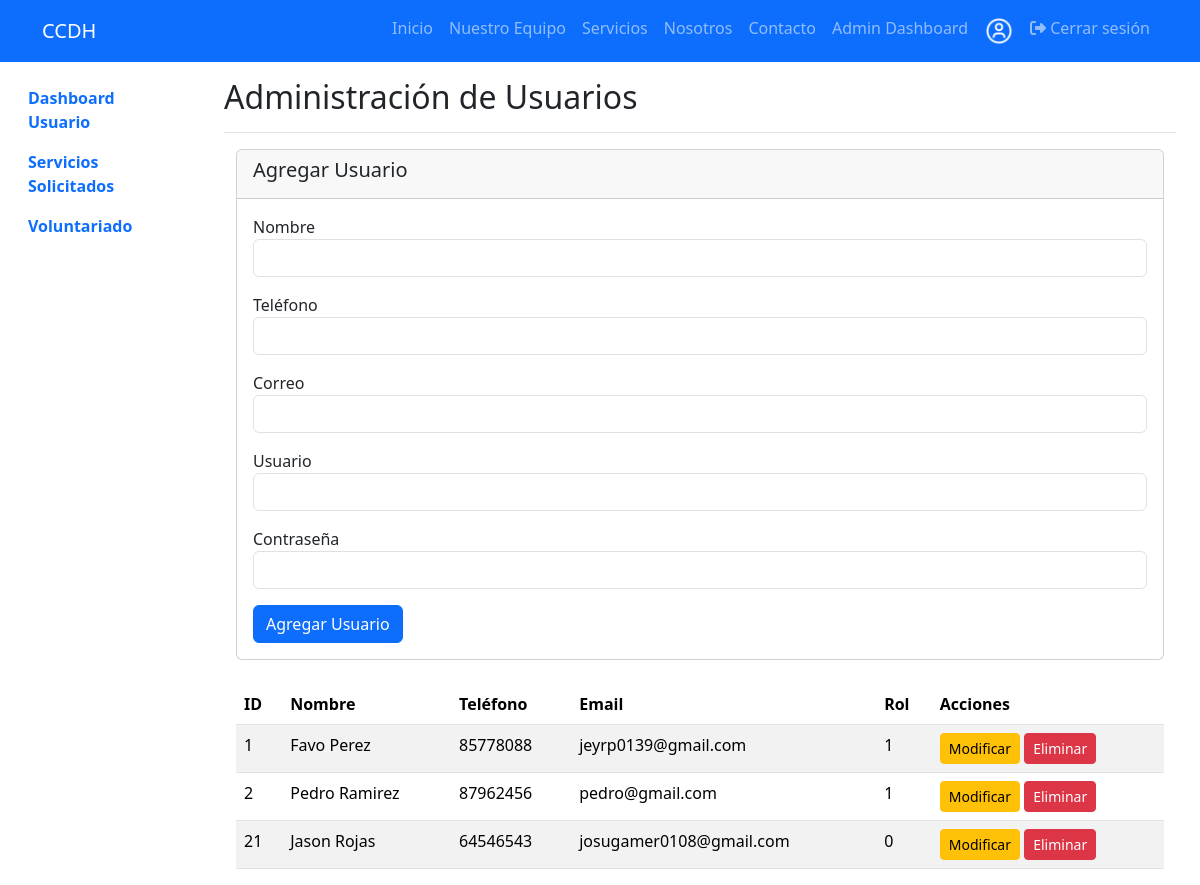
The page /View/administracionUsuario.php (signed in) on the database its author committed.
### tables this page shows
CREATE TABLE `usuarios` (
  `idUsuario` int(11) NOT NULL,
  `usuario` varchar(50) NOT NULL,
  `nombre` varchar(45) NOT NULL,
  `correo` varchar(45) NOT NULL,
  `password` varchar(255) NOT NULL,
  `telefono` varchar(40) NOT NULL,
  `rol` int(10) NOT NULL
);

### config/conexion.php (called while the page is built, shortened)
<?php
class conexionBD {
    private static $host = 'localhost';
    private static $user = 'root';
    private static $password = '';
    private static $db = 'proyectoambiente';
    public static function getConnection() {
        $conn = new mysqli(self::$host, self::$user, self::$password, self::$db);
        return $conn;
    }
    public static function getData($sql) {
        $conn = self::getConnection();
        $result = $conn->query($sql);
        $data = [];
        if ($result) {
            while ($row = $result->fetch_assoc()) {
                $data[] = $row;
            }
        }
        return $data;
    }
}
?>

### Model/UsuarioModel.php (called while the page is built, shortened)
<?php
require_once '../config/conexion.php';
class UsuarioModel {
    public static function obtenerTodos() {
        $sql = "SELECT idUsuario, nombre, telefono, correo, rol FROM usuarios";
        return conexionBD::getData($sql);
    }
}
?>

### Controller/UsuarioController.php (called while the page is built, shortened)
<?php
require_once '../Model/UsuarioModel.php';
class UsuarioController {
    public static function obtenerUsuarios() {
        return UsuarioModel::obtenerTodos();
    }
}
?>

### View/administracionUsuario.php (the view, shortened to what this page needs)
<?php
require_once '../Controller/UsuarioController.php';
$usuarios = UsuarioController::obtenerUsuarios();
?>
<!DOCTYPE html>
<html lang="en">
<head>
    <link href="https://cdnjs.cloudflare.com/ajax/libs/bootstrap/5.3.2/css/bootstrap.min.css" rel="stylesheet">
    <link href="https://cdnjs.cloudflare.com/ajax/libs/font-awesome/6.4.0/css/all.min.css" rel="stylesheet">
    <link rel="stylesheet" href="/View/Assets/css/admin.css">
</head>
<body>
    <?php include '../View/componentes/navbar.php'; ?>
    <div class="container-fluid">
        <div class="row">
            <nav class="col-md-2 d-none d-md-block sidebar py-3">
                <div class="position-sticky">
                    <ul class="nav flex-column">
                        <li class="nav-item">
                            <a class="nav-link active" href="/View/administracionUsuario.php">
                                <span class="bi bi-house"></span> Dashboard Usuario
                            </a>
                        </li>
                        <li class="nav-item">
                            <a class="nav-link" href="../View/crudAsesorias.php">
                                <span class="bi bi-people"></span> Servicios Solicitados
                            </a>
                        </li>
                        <li class="nav-item">
                            <a class="nav-link" href="../View/crudVoluntariado.php">
                                <span class="bi bi-people"></span> Voluntariado
                            </a>
                        </li>
                    </ul>
                </div>
            </nav>
            <main class="col-md-10 ms-sm-auto col-lg-10 px-md-4">
                <div class="d-flex justify-content-between flex-wrap flex-md-nowrap align-items-center pt-3 pb-2 mb-3 border-bottom">
                    <h1 class="h2">Administración de Usuarios</h1>
                </div>
                <div class="container">
                    <div class="card mb-4">
                        <div class="card-header">
                            <h5>Agregar Usuario</h5>
                        </div>
                        <div class="card-body">
                            <form method="POST">
                                <div class="mb-3">
                                    <label for="nombre">Nombre</label>
                                    <input type="text" name="nombre" class="form-control" required>
                                </div>
                                <div class="mb-3">
                                    <label for="telefono">Teléfono</label>
                                    <input type="text" name="telefono" class="form-control" required>
                                </div>
                                <div class="mb-3">
                                    <label for="correo">Correo</label>
                                    <input type="email" name="correo" class="form-control" required>
                                </div>
                                <div class="mb-3">
                                    <label for="usuario">Usuario</label>
                                    <input type="text" name="usuario" class="form-control" required>
                                </div>
                                <div class="mb-3">
                                    <label for="password">Contraseña</label>
                                    <input type="password" name="password" class="form-control" required>
                                </div>
                                <button type="submit" class="btn btn-primary">Agregar Usuario</button>
                            </form>
                        </div>
                    </div>
                    <table class="table table-striped">
                        <thead>
                            <tr>
                                <th>ID</th>
                                <th>Nombre</th>
                                <th>Teléfono</th>
                                <th>Email</th>
                                <th>Rol</th>
                                <th>Acciones</th>
                            </tr>
                        </thead>
                        <tbody>
                            <?php if (!empty($usuarios)): ?>
                                <?php foreach ($usuarios as $usuario): ?>
                                    <tr>
                                        <td><?= htmlspecialchars($usuario['idUsuario']) ?></td>
                                        <td><?= htmlspecialchars($usuario['nombre']) ?></td>
                                        <td><?= htmlspecialchars($usuario['telefono']) ?></td>
                                        <td><?= htmlspecialchars($usuario['correo']) ?></td>
                                        <td><?= htmlspecialchars($usuario['rol']) ?></td>
                                        <td>
                                            <a href="modificarUsuario.php?idUsuario=<?= $usuario['idUsuario'] ?>" class="btn btn-warning btn-sm">Modificar</a>
                                            <form method="POST" class="d-inline">
                                                <button type="submit" class="btn btn-danger btn-sm">Eliminar</button>
                                            </form>
                                        </td>
                                    </tr>
                                <?php endforeach; ?>
                            <?php else: ?>
                                <tr>
                                    <td colspan="6" class="text-center">No se encontraron usuarios.</td>
                                </tr>
                            <?php endif; ?>
                        </tbody>
                    </table>
                </div>
            </main>
        </div>
    </div>
</body>
</html>

### View/componentes/navbar.php (shortened to what this page needs)
<?php
$isAdminDashboard = strpos($_SERVER['PHP_SELF'], 'adminDashboard.php') !== false;
?>
<nav class="navbar navbar-expand-lg navbar-dark bg-primary sticky-top">
    <div class="container">
        <a class="navbar-brand" href="<?php echo isset($_SESSION['usuario']) ? '../View/userDashboard.php' : '../index.php'; ?>">CCDH</a>
        <div class="collapse navbar-collapse" id="navbarNav">
            <ul class="navbar-nav ms-auto">
                <li class="nav-item">
                    <a class="nav-link" href="<?php echo isset($_SESSION['usuario']) ? '../View/userDashboard.php' : '../index.php'; ?>">
                        Inicio
                    </a>
                </li>
                <li class="nav-item"><a class="nav-link" href="/View/sobrenosotros.php">Nuestro Equipo</a></li>
                <li class="nav-item"><a class="nav-link" href="/View/servicios.php">Servicios</a></li>
                <li class="nav-item"><a class="nav-link" href="#nosotros">Nosotros</a></li>
                <li class="nav-item"><a class="nav-link" href="/View/contacto.php">Contacto</a></li>
                <?php if (isset($_SESSION['usuario'])): ?>
                    <?php if ($_SESSION['usuario']['rol'] == 1 && !$isAdminDashboard): ?>
                        <li class="nav-item">
                            <a class="nav-link" href="/View/adminDashboard.php">
                                Admin Dashboard
                            </a>
                        </li>
                    <?php endif; ?>
                    <li class="nav-item dropdown">
                        <a class="nav-link" href="#" id="profileMenu" onmouseover="showPopup()" onmouseout="hidePopup()">
                            <img src="../View/Assets/img/profile-icon.png" alt="Perfil" width="30" height="30" class="rounded-circle" style="filter: invert(1);">
                        </a>
                    </li>
                    <li class="nav-item">
                        <a class="nav-link" href="#" id="logoutButton">
                            <i class="fas fa-sign-out-alt"></i> Cerrar sesión
                        </a>
                    </li>
                <?php endif; ?>
            </ul>
        </div>
    </div>
</nav>

### View/Assets/css/admin.css (style rules this page uses)
.sidebar { height: 100vh; }
.sidebar .nav-link { font-weight: bold; transition: background-color 0.3s, color 0.3s, transform 0.2s ease; }

### rows shown on the page
usuarios: idUsuario "1", nombre "Favo Perez", telefono "85778088", correo "jeyrp0139@gmail.com", rol "1"
usuarios: idUsuario "2", nombre "Pedro Ramirez", telefono "87962456", correo "pedro@gmail.com", rol "1"
usuarios: idUsuario "21", nombre "Jason Rojas", telefono "64546543", correo "josugamer0108@gmail.com", rol "0"
